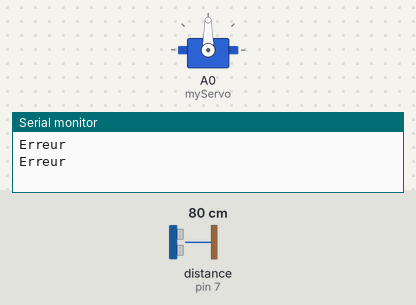
A sketch run on a simulated Arduino Uno, built with avr-gcc and run on an emulated ATmega328P. On the bench: servo, the last lines printed to the serial monitor. Wiring (inferred from the names in the program): ultrasonic range finder: trigger pin 8; echo pin 7. Inputs (shaded band) come from the test bench; at power-on: distance to the obstacle (sensor on pin 7) 80 cm. The echo pulse lasts 58.3 µs per cm.

Above: at 1.8 s.
1.9 s: distance to the obstacle (sensor on pin 7) set to 53 cm
3.4 s: distance to the obstacle (sensor on pin 7) set to 46 cm
At 4.03 s:
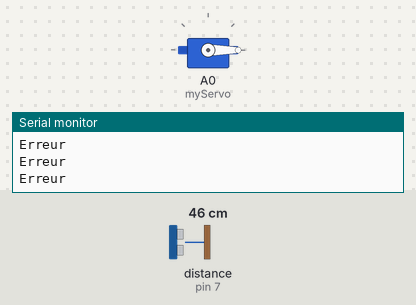
6.9 s: distance to the obstacle (sensor on pin 7) set to 2 cm
At 7.08 s:
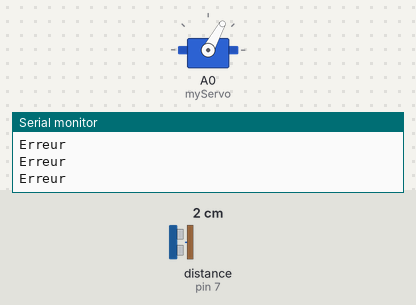
10.4 s: distance to the obstacle (sensor on pin 7) set to 6 cm
At 12.09 s:
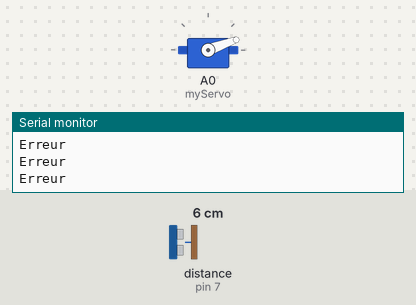
Timing chart, 0 to 14.9 s (numbered marks = the images above; inputs shaded):
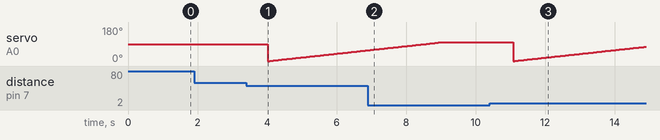

The sketch:

poubelle.ino
```cpp
/******************************************************************
* Auteurs:
*   Rognone Alex
* Fac des sciences Valrose - Nice
* UE Communication sans fil
******************************************************************/

#include <Servo.h>
#define trigPin 8
#define echoPin 7
// Definition des variables
int MesureMaxi = 50; // distance maxi a mesurer //
int MesureMini = 3; // distance mini a mesurer //
long duree;
long distance;
Servo myServo;
void setup()
{
  pinMode(trigPin, OUTPUT); // Broche Trigger en sortie //
  pinMode(echoPin, INPUT); // Broche Echo en entree //
  Serial.begin (9600);
  myServo.attach(A0); // Défini sur quelle pin est attaché le servo moteur
}
void loop() {
  digitalWrite(trigPin, LOW);
  delayMicroseconds(2);
  digitalWrite(trigPin, HIGH);
  delayMicroseconds(10);
  digitalWrite(trigPin, LOW);
  duree = pulseIn(echoPin, HIGH);
  distance = duree*0.034/2;

  if (distance >= MesureMaxi || distance <= MesureMini) {
    Serial.println("Erreur");
  }
  else {
    servoOuvert();
  }
  delay(1000);
}

int calculDistance(){

  digitalWrite(trigPin, LOW);
  delayMicroseconds(2);
  digitalWrite(trigPin, HIGH);
  delayMicroseconds(10);
  digitalWrite(trigPin, LOW);
  duree = pulseIn(echoPin, HIGH); // Gets echoPin
  distance= duree*0.034/2;
  return distance;
}

int servoOuvert(){
  for(int i=0;i<=100;i++){
    myServo.write(i);
    delay(50);
  }
}

//int servoFermer(){
//  for(int i=150;i>0;i--){
//    myServo.write(i);
//    delay(200);
//  }
//}

// 0x26, 0x0B, 0x5C, 0xF0
// 0x12, 0xC0, 0x45, 0x2D, 0x1C, 0x24, 0xED, 0xD9, 0x74, 0x20, 0xED, 0xC0, 0xAA, 0x46, 0x5A, 0xEE
// 0x1B, 0xF4, 0x92, 0x02, 0x82, 0xA3, 0x60, 0xDB, 0x37, 0xC1, 0x05, 0x4B, 0x2F, 0x23, 0xCF, 0x8C
```

Measured:
- the behaviour switches between 51 and 50 cm on distance to the obstacle (sensor on pin 7) (found by bisection; images 0 and 1)
- the behaviour switches between 4 and 5 cm on distance to the obstacle (sensor on pin 7) (found by bisection; images 2 and 3)
